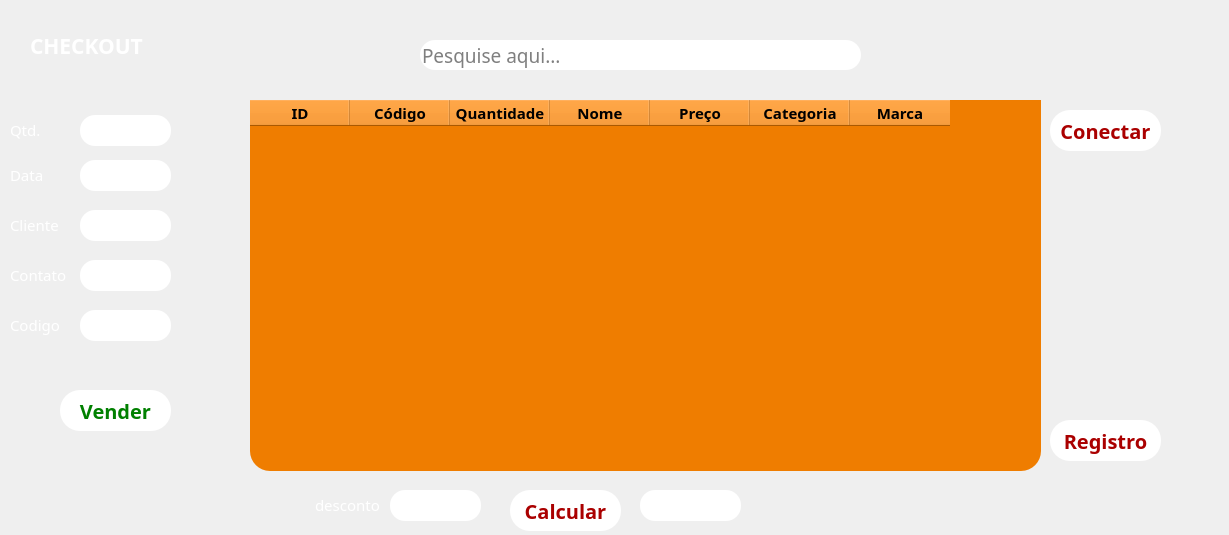
<?xml version="1.0" encoding="UTF-8"?>
<ui version="4.0">
 <class>MainWindow</class>
 <widget class="QMainWindow" name="MainWindow">
  <property name="geometry">
   <rect>
    <x>0</x>
    <y>0</y>
    <width>1229</width>
    <height>535</height>
   </rect>
  </property>
  <property name="maximumSize">
   <size>
    <width>1229</width>
    <height>535</height>
   </size>
  </property>
  <property name="windowTitle">
   <string>Checkout WHVCDE</string>
  </property>
  <widget class="QWidget" name="centralwidget">
   <widget class="QLabel" name="label">
    <property name="geometry">
     <rect>
      <x>30</x>
      <y>30</y>
      <width>121</width>
      <height>31</height>
     </rect>
    </property>
    <property name="font">
     <font>
      <family>Proxima Nova Bl</family>
      <pointsize>16</pointsize>
      <weight>75</weight>
      <bold>true</bold>
     </font>
    </property>
    <property name="styleSheet">
     <string notr="true">color: rgb(255, 255, 255);</string>
    </property>
    <property name="text">
     <string>CHECKOUT</string>
    </property>
   </widget>
   <widget class="QLabel" name="label_11">
    <property name="geometry">
     <rect>
      <x>-50</x>
      <y>-50</y>
      <width>1551</width>
      <height>931</height>
     </rect>
    </property>
    <property name="maximumSize">
     <size>
      <width>1551</width>
      <height>1000</height>
     </size>
    </property>
    <property name="text">
     <string/>
    </property>
    <property name="pixmap">
     <pixmap>2000x2000px.png</pixmap>
    </property>
   </widget>
   <widget class="QTableWidget" name="tableWidget">
    <property name="geometry">
     <rect>
      <x>250</x>
      <y>100</y>
      <width>791</width>
      <height>371</height>
     </rect>
    </property>
    <property name="maximumSize">
     <size>
      <width>16777214</width>
      <height>16777215</height>
     </size>
    </property>
    <property name="font">
     <font>
      <family>Rockwell</family>
      <pointsize>10</pointsize>
      <weight>50</weight>
      <italic>false</italic>
      <bold>false</bold>
     </font>
    </property>
    <property name="styleSheet">
     <string notr="true">background-color: #ef7d00;
font: 10pt &quot;Rockwell&quot;;
 border-radius: 20px;
</string>
    </property>
    <column>
     <property name="text">
      <string>ID</string>
     </property>
     <property name="font">
      <font>
       <family>Rockwell</family>
       <pointsize>11</pointsize>
       <weight>75</weight>
       <bold>true</bold>
      </font>
     </property>
     <property name="background">
      <color>
       <red>239</red>
       <green>125</green>
       <blue>0</blue>
      </color>
     </property>
    </column>
    <column>
     <property name="text">
      <string>Código</string>
     </property>
     <property name="font">
      <font>
       <family>Rockwell</family>
       <pointsize>11</pointsize>
       <weight>75</weight>
       <bold>true</bold>
      </font>
     </property>
     <property name="background">
      <color>
       <red>239</red>
       <green>125</green>
       <blue>0</blue>
      </color>
     </property>
    </column>
    <column>
     <property name="text">
      <string>Quantidade</string>
     </property>
     <property name="font">
      <font>
       <family>Rockwell</family>
       <pointsize>11</pointsize>
       <weight>75</weight>
       <bold>true</bold>
      </font>
     </property>
     <property name="background">
      <color>
       <red>239</red>
       <green>125</green>
       <blue>0</blue>
      </color>
     </property>
    </column>
    <column>
     <property name="text">
      <string>Nome</string>
     </property>
     <property name="font">
      <font>
       <family>Rockwell</family>
       <pointsize>11</pointsize>
       <weight>75</weight>
       <bold>true</bold>
      </font>
     </property>
     <property name="background">
      <color>
       <red>239</red>
       <green>125</green>
       <blue>0</blue>
      </color>
     </property>
    </column>
    <column>
     <property name="text">
      <string>Preço</string>
     </property>
     <property name="font">
      <font>
       <family>Rockwell</family>
       <pointsize>11</pointsize>
       <weight>75</weight>
       <bold>true</bold>
      </font>
     </property>
     <property name="background">
      <color>
       <red>239</red>
       <green>125</green>
       <blue>0</blue>
      </color>
     </property>
    </column>
    <column>
     <property name="text">
      <string>Categoria</string>
     </property>
     <property name="font">
      <font>
       <family>Rockwell</family>
       <pointsize>11</pointsize>
       <weight>75</weight>
       <bold>true</bold>
      </font>
     </property>
     <property name="background">
      <color>
       <red>239</red>
       <green>125</green>
       <blue>0</blue>
      </color>
     </property>
    </column>
    <column>
     <property name="text">
      <string>Marca</string>
     </property>
     <property name="font">
      <font>
       <family>Rockwell</family>
       <pointsize>11</pointsize>
       <weight>75</weight>
       <bold>true</bold>
      </font>
     </property>
     <property name="background">
      <color>
       <red>239</red>
       <green>125</green>
       <blue>0</blue>
      </color>
     </property>
    </column>
   </widget>
   <widget class="QPushButton" name="pushButton_2">
    <property name="geometry">
     <rect>
      <x>60</x>
      <y>390</y>
      <width>111</width>
      <height>41</height>
     </rect>
    </property>
    <property name="maximumSize">
     <size>
      <width>111</width>
      <height>51</height>
     </size>
    </property>
    <property name="font">
     <font>
      <family>Proxima Nova Bl</family>
      <pointsize>15</pointsize>
      <weight>75</weight>
      <bold>true</bold>
     </font>
    </property>
    <property name="styleSheet">
     <string notr="true">background-color: white;
 border-radius: 20px;
color: green;</string>
    </property>
    <property name="text">
     <string>Vender</string>
    </property>
   </widget>
   <widget class="QPushButton" name="pushButton">
    <property name="geometry">
     <rect>
      <x>1050</x>
      <y>110</y>
      <width>111</width>
      <height>41</height>
     </rect>
    </property>
    <property name="maximumSize">
     <size>
      <width>111</width>
      <height>51</height>
     </size>
    </property>
    <property name="font">
     <font>
      <family>Proxima Nova Bl</family>
      <pointsize>15</pointsize>
      <weight>75</weight>
      <bold>true</bold>
     </font>
    </property>
    <property name="styleSheet">
     <string notr="true">background-color: white;
 border-radius: 20px;
color:  rgb(170, 0, 0);</string>
    </property>
    <property name="text">
     <string>Conectar</string>
    </property>
   </widget>
   <widget class="QLineEdit" name="lineEdit">
    <property name="geometry">
     <rect>
      <x>420</x>
      <y>40</y>
      <width>441</width>
      <height>30</height>
     </rect>
    </property>
    <property name="font">
     <font>
      <family>Rockwell</family>
      <pointsize>14</pointsize>
     </font>
    </property>
    <property name="styleSheet">
     <string notr="true"> border-radius: 15px;

</string>
    </property>
    <property name="placeholderText">
     <string>Pesquise aqui...</string>
    </property>
   </widget>
   <widget class="QLineEdit" name="lineEdit_2">
    <property name="geometry">
     <rect>
      <x>80</x>
      <y>115</y>
      <width>91</width>
      <height>31</height>
     </rect>
    </property>
    <property name="styleSheet">
     <string notr="true"> border-radius: 15px;</string>
    </property>
   </widget>
   <widget class="QLabel" name="label_5">
    <property name="geometry">
     <rect>
      <x>10</x>
      <y>120</y>
      <width>31</width>
      <height>20</height>
     </rect>
    </property>
    <property name="font">
     <font>
      <family>Rockwell</family>
      <pointsize>11</pointsize>
     </font>
    </property>
    <property name="styleSheet">
     <string notr="true">color: rgb(255, 255, 255);</string>
    </property>
    <property name="text">
     <string>Qtd.</string>
    </property>
   </widget>
   <widget class="QLabel" name="label_7">
    <property name="geometry">
     <rect>
      <x>1060</x>
      <y>230</y>
      <width>101</width>
      <height>71</height>
     </rect>
    </property>
    <property name="text">
     <string/>
    </property>
    <property name="pixmap">
     <pixmap>Logo wild PRETA.png</pixmap>
    </property>
   </widget>
   <widget class="QLabel" name="label_6">
    <property name="geometry">
     <rect>
      <x>10</x>
      <y>165</y>
      <width>51</width>
      <height>20</height>
     </rect>
    </property>
    <property name="font">
     <font>
      <family>Rockwell</family>
      <pointsize>11</pointsize>
     </font>
    </property>
    <property name="styleSheet">
     <string notr="true">color: rgb(255, 255, 255);</string>
    </property>
    <property name="text">
     <string>Data</string>
    </property>
   </widget>
   <widget class="QLineEdit" name="lineEdit_3">
    <property name="geometry">
     <rect>
      <x>80</x>
      <y>160</y>
      <width>91</width>
      <height>31</height>
     </rect>
    </property>
    <property name="styleSheet">
     <string notr="true"> border-radius: 15px;</string>
    </property>
   </widget>
   <widget class="QLineEdit" name="lineEdit_4">
    <property name="geometry">
     <rect>
      <x>80</x>
      <y>210</y>
      <width>91</width>
      <height>31</height>
     </rect>
    </property>
    <property name="styleSheet">
     <string notr="true"> border-radius: 15px;</string>
    </property>
    <property name="text">
     <string/>
    </property>
   </widget>
   <widget class="QLabel" name="label_8">
    <property name="geometry">
     <rect>
      <x>10</x>
      <y>215</y>
      <width>61</width>
      <height>20</height>
     </rect>
    </property>
    <property name="font">
     <font>
      <family>Rockwell</family>
      <pointsize>11</pointsize>
     </font>
    </property>
    <property name="styleSheet">
     <string notr="true">color: rgb(255, 255, 255);</string>
    </property>
    <property name="text">
     <string>Cliente</string>
    </property>
   </widget>
   <widget class="QLineEdit" name="lineEdit_5">
    <property name="geometry">
     <rect>
      <x>80</x>
      <y>260</y>
      <width>91</width>
      <height>31</height>
     </rect>
    </property>
    <property name="styleSheet">
     <string notr="true"> border-radius: 15px;</string>
    </property>
    <property name="text">
     <string/>
    </property>
   </widget>
   <widget class="QLabel" name="label_9">
    <property name="geometry">
     <rect>
      <x>10</x>
      <y>265</y>
      <width>61</width>
      <height>20</height>
     </rect>
    </property>
    <property name="font">
     <font>
      <family>Rockwell</family>
      <pointsize>11</pointsize>
     </font>
    </property>
    <property name="styleSheet">
     <string notr="true">color: rgb(255, 255, 255);</string>
    </property>
    <property name="text">
     <string>Contato</string>
    </property>
   </widget>
   <widget class="QPushButton" name="pushButton_3">
    <property name="geometry">
     <rect>
      <x>1050</x>
      <y>420</y>
      <width>111</width>
      <height>41</height>
     </rect>
    </property>
    <property name="maximumSize">
     <size>
      <width>1050</width>
      <height>420</height>
     </size>
    </property>
    <property name="font">
     <font>
      <family>Proxima Nova Bl</family>
      <pointsize>15</pointsize>
      <weight>75</weight>
      <bold>true</bold>
     </font>
    </property>
    <property name="styleSheet">
     <string notr="true">background-color: white;
 border-radius: 20px;
color:  rgb(170, 0, 0);</string>
    </property>
    <property name="text">
     <string>Registro</string>
    </property>
   </widget>
   <widget class="QLabel" name="label_10">
    <property name="geometry">
     <rect>
      <x>10</x>
      <y>315</y>
      <width>61</width>
      <height>20</height>
     </rect>
    </property>
    <property name="font">
     <font>
      <family>Rockwell</family>
      <pointsize>11</pointsize>
     </font>
    </property>
    <property name="styleSheet">
     <string notr="true">color: rgb(255, 255, 255);</string>
    </property>
    <property name="text">
     <string>Codigo</string>
    </property>
   </widget>
   <widget class="QLineEdit" name="lineEdit_6">
    <property name="geometry">
     <rect>
      <x>80</x>
      <y>310</y>
      <width>91</width>
      <height>31</height>
     </rect>
    </property>
    <property name="styleSheet">
     <string notr="true"> border-radius: 15px;</string>
    </property>
    <property name="text">
     <string/>
    </property>
   </widget>
   <widget class="QLineEdit" name="lineEdit_7">
    <property name="geometry">
     <rect>
      <x>390</x>
      <y>490</y>
      <width>91</width>
      <height>31</height>
     </rect>
    </property>
    <property name="styleSheet">
     <string notr="true"> border-radius: 15px;</string>
    </property>
   </widget>
   <widget class="QLabel" name="label_12">
    <property name="geometry">
     <rect>
      <x>315</x>
      <y>495</y>
      <width>71</width>
      <height>20</height>
     </rect>
    </property>
    <property name="font">
     <font>
      <family>Rockwell</family>
      <pointsize>11</pointsize>
     </font>
    </property>
    <property name="styleSheet">
     <string notr="true">color: rgb(255, 255, 255);</string>
    </property>
    <property name="text">
     <string>desconto</string>
    </property>
   </widget>
   <widget class="QPushButton" name="pushButton_4">
    <property name="geometry">
     <rect>
      <x>510</x>
      <y>490</y>
      <width>111</width>
      <height>41</height>
     </rect>
    </property>
    <property name="maximumSize">
     <size>
      <width>1050</width>
      <height>420</height>
     </size>
    </property>
    <property name="font">
     <font>
      <family>Proxima Nova Bl</family>
      <pointsize>15</pointsize>
      <weight>75</weight>
      <bold>true</bold>
     </font>
    </property>
    <property name="styleSheet">
     <string notr="true">background-color: white;
 border-radius: 20px;
color:  rgb(170, 0, 0);</string>
    </property>
    <property name="text">
     <string>Calcular</string>
    </property>
   </widget>
   <widget class="QLabel" name="label_2">
    <property name="geometry">
     <rect>
      <x>640</x>
      <y>490</y>
      <width>101</width>
      <height>31</height>
     </rect>
    </property>
    <property name="font">
     <font>
      <family>Rockwell</family>
      <pointsize>14</pointsize>
     </font>
    </property>
    <property name="styleSheet">
     <string notr="true">background-color: rgb(255, 255, 255);
 border-radius: 15px;</string>
    </property>
    <property name="text">
     <string/>
    </property>
   </widget>
   <zorder>label_11</zorder>
   <zorder>label</zorder>
   <zorder>tableWidget</zorder>
   <zorder>pushButton_2</zorder>
   <zorder>pushButton</zorder>
   <zorder>lineEdit</zorder>
   <zorder>lineEdit_2</zorder>
   <zorder>label_5</zorder>
   <zorder>label_6</zorder>
   <zorder>lineEdit_3</zorder>
   <zorder>lineEdit_4</zorder>
   <zorder>label_8</zorder>
   <zorder>lineEdit_5</zorder>
   <zorder>label_9</zorder>
   <zorder>label_7</zorder>
   <zorder>pushButton_3</zorder>
   <zorder>label_10</zorder>
   <zorder>lineEdit_6</zorder>
   <zorder>lineEdit_7</zorder>
   <zorder>label_12</zorder>
   <zorder>pushButton_4</zorder>
   <zorder>label_2</zorder>
  </widget>
 </widget>
 <resources/>
 <connections/>
</ui>
